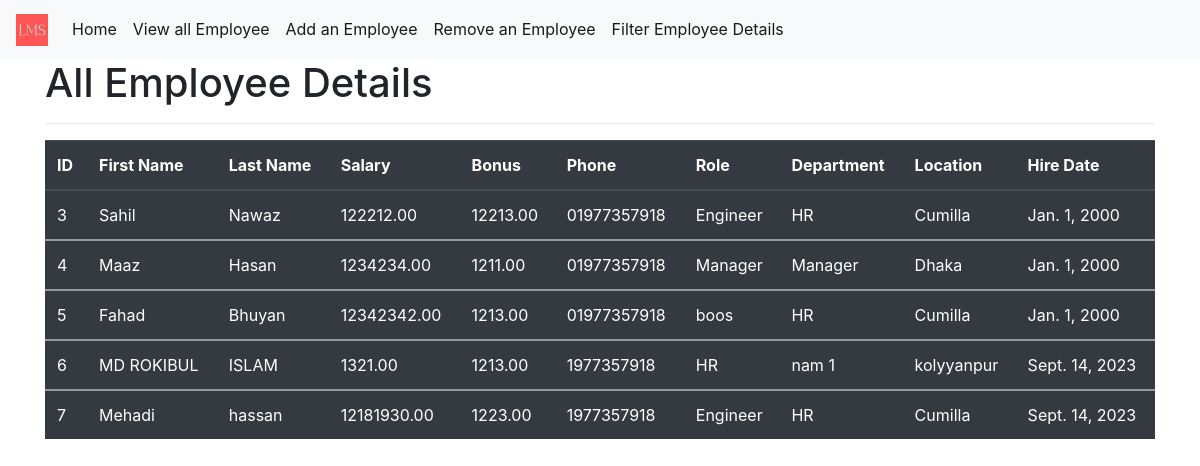
The app's page /all_emp with its own data.
### emp_app/models.py (models this page shows, shortened)
class Employee(models.Model):
    first_name = models.CharField(max_length=100, null=False, default='Your first name')
    last_name = models.CharField(max_length=100, null=False, default='Your last name')
    dept = models.ForeignKey(Department, default=1, on_delete=models.CASCADE)  # Default to a valid department ID
    salary = models.DecimalField(max_digits=10, decimal_places=2, default=0)  # Default salary to 0.00
    bonus = models.DecimalField(max_digits=10, decimal_places=2, default=0)  # Default bonus to 0.00
    role = models.ForeignKey(Role, default=1, on_delete=models.CASCADE)  # Default to a valid role ID
    phone = models.CharField(max_length=100, default='0')
    hire_date = models.DateField(default='2000-01-01')  # Default hire date to a valid date
    def __str__(self):
        return "%s %s %s" %(self.first_name, self.last_name, self.phone)

class Role(models.Model):
    name = models.CharField(max_length=100, null=False, default='Role Name')

class Department(models.Model):
    name = models.CharField(max_length=100, null=False, default='Your_Default_Value')
    location = models.CharField(max_length=100, null=False, default='Location')

### emp_app/views.py (the view)
# urls.py: path('all_emp', views.all_emp, name= 'all_emp'),
def all_emp(request):
        emps = Employee.objects.all()
        context = {
        'emps': emps
        }
        print(context)
        return render(request, 'view_all_emp.html', context)

### emp_app/templates/view_all_emp.html (shortened to what this page needs)
{% load static %}
<!DOCTYPE html>
<html lang="en">
<head>
    <link rel="stylesheet" href="https://cdn.jsdelivr.net/npm/bootstrap@4.6.2/dist/css/bootstrap.min.css">
</head>
<body>
  <nav class="navbar navbar-expand-lg navbar-light bg-light">
    <a class="navbar-brand" href="{% url 'index' %}"><img src="{% static 'icon/favicon-32x32.png' %}" alt=""></a>
    <div class="collapse navbar-collapse" id="navbarNav">
      <ul class="navbar-nav">
        <li class="nav-item active">
          <a class="nav-link" href="{% url 'index' %}">Home</span></a>
        </li>
        <li class="nav-item active">
          <a class="nav-link" href="{% url 'all_emp' %}">View all Employee</span></a>
        </li>
        <li class="nav-item active">
          <a class="nav-link" href="{% url 'add_emp' %}">Add an Employee</span></a>
        </li>
        <li class="nav-item active">
          <a class="nav-link" href="{% url 'remove_emp' %}">Remove an Employee</span></a>
        </li>
        <li class="nav-item active">
          <a class="nav-link" href="{% url 'filter_emp' %}">Filter Employee Details</span></a>
        </li>
      </ul>
    </div>
  </nav>
    <div class="container">
        <h1>All Employee Details </h1>
        <hr>
          <table class="table table-dark">
            <thead>
              <tr>
                <th>ID</th>
                <th>First Name</th>
                <th>Last Name</th>
                <th>Salary</th>
                <th>Bonus</th>
                <th>Phone</th>
                <th>Role</th>
                <th>Department</th>
                <th>Location</th>
                <th>Hire Date</th>
              </tr>
            </thead>
                {% for emp in emps %}
            <tbody>
              <tr>
                <td scope = "row">{{emp.id}}</td>
                <td>{{emp.first_name}}</td>
                <td>{{emp.last_name}}</td>
                <td>{{emp.salary}}</td>
                <td>{{emp.bonus}}</td>
                <td>{{emp.phone}}</td>
                <td>{{emp.role.name}}</td>
                <td>{{emp.dept.name}}</td>
                <td>{{emp.dept.location}}</td>
                <td>{{emp.hire_date}}</td>
              </tr>
            </tbody>
            {% endfor %}
          </table>
      </div>
  </body>
</html>

### records on screen
Employee: id "3", first_name "Sahil", last_name "Nawaz", salary "122212.00", bonus "12213.00", phone "01977357918", role.name "Engineer", dept.name "HR", dept.location "Cumilla", hire_date "Jan. 1, 2000"
Employee: id "4", first_name "Maaz", last_name "Hasan", salary "1234234.00", bonus "1211.00", phone "01977357918", role.name "Manager", dept.name "Manager", dept.location "Dhaka", hire_date "Jan. 1, 2000"
Employee: id "5", first_name "Fahad", last_name "Bhuyan", salary "12342342.00", bonus "1213.00", phone "01977357918", role.name "boos", dept.name "HR", dept.location "Cumilla", hire_date "Jan. 1, 2000"
Employee: id "6", first_name "MD ROKIBUL", last_name "ISLAM", salary "1321.00", bonus "1213.00", phone "1977357918", role.name "HR", dept.name "nam 1", dept.location "kolyyanpur", hire_date "Sept. 14, 2023"
Employee: id "7", first_name "Mehadi", last_name "hassan", salary "12181930.00", bonus "1223.00", phone "1977357918", role.name "Engineer", dept.name "HR", dept.location "Cumilla", hire_date "Sept. 14, 2023"
